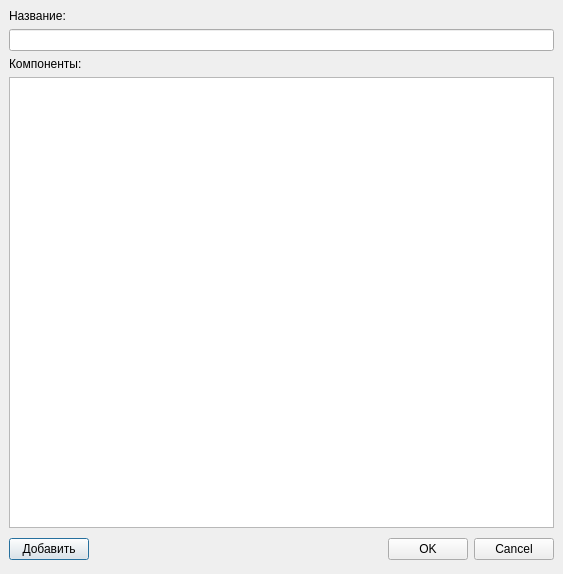
<ui version="4.0" >
 <class>RVvodDialog</class>
 <widget class="QDialog" name="RVvodDialog" >
  <property name="geometry" >
   <rect>
    <x>0</x>
    <y>0</y>
    <width>563</width>
    <height>574</height>
   </rect>
  </property>
  <property name="windowTitle" >
   <string>Dialog</string>
  </property>
  <layout class="QVBoxLayout" >
   <property name="margin" >
    <number>9</number>
   </property>
   <property name="spacing" >
    <number>6</number>
   </property>
   <item>
    <widget class="QLabel" name="label" >
     <property name="text" >
      <string>Название:</string>
     </property>
     <property name="buddy" >
      <cstring>le1</cstring>
     </property>
    </widget>
   </item>
   <item>
    <widget class="QLineEdit" name="le1" />
   </item>
   <item>
    <widget class="QLabel" name="label_2" >
     <property name="text" >
      <string>Компоненты:</string>
     </property>
     <property name="buddy" >
      <cstring>tw</cstring>
     </property>
    </widget>
   </item>
   <item>
    <widget class="QTableWidget" name="tw" />
   </item>
   <item>
    <layout class="QHBoxLayout" >
     <property name="margin" >
      <number>0</number>
     </property>
     <property name="spacing" >
      <number>6</number>
     </property>
     <item>
      <widget class="QPushButton" name="pb_add" >
       <property name="text" >
        <string>Добавить</string>
       </property>
      </widget>
     </item>
     <item>
      <spacer>
       <property name="orientation" >
        <enum>Qt::Horizontal</enum>
       </property>
       <property name="sizeHint" >
        <size>
         <width>131</width>
         <height>31</height>
        </size>
       </property>
      </spacer>
     </item>
     <item>
      <widget class="QPushButton" name="okButton" >
       <property name="text" >
        <string>OK</string>
       </property>
      </widget>
     </item>
     <item>
      <widget class="QPushButton" name="cancelButton" >
       <property name="text" >
        <string>Cancel</string>
       </property>
      </widget>
     </item>
    </layout>
   </item>
  </layout>
 </widget>
 <tabstops>
  <tabstop>le1</tabstop>
  <tabstop>tw</tabstop>
  <tabstop>okButton</tabstop>
  <tabstop>cancelButton</tabstop>
 </tabstops>
 <resources/>
 <connections>
  <connection>
   <sender>okButton</sender>
   <signal>clicked()</signal>
   <receiver>RVvodDialog</receiver>
   <slot>accept()</slot>
   <hints>
    <hint type="sourcelabel" >
     <x>278</x>
     <y>253</y>
    </hint>
    <hint type="destinationlabel" >
     <x>96</x>
     <y>254</y>
    </hint>
   </hints>
  </connection>
  <connection>
   <sender>cancelButton</sender>
   <signal>clicked()</signal>
   <receiver>RVvodDialog</receiver>
   <slot>reject()</slot>
   <hints>
    <hint type="sourcelabel" >
     <x>369</x>
     <y>253</y>
    </hint>
    <hint type="destinationlabel" >
     <x>179</x>
     <y>282</y>
    </hint>
   </hints>
  </connection>
 </connections>
</ui>
